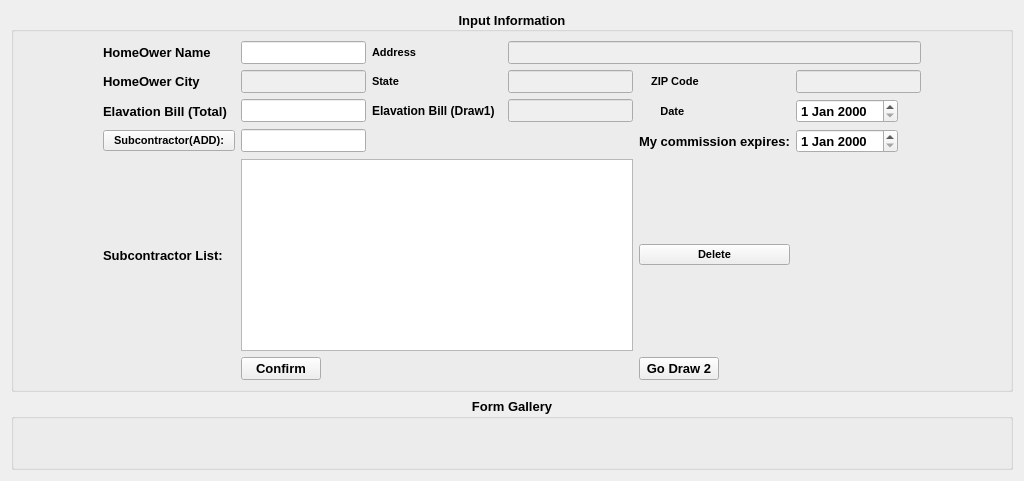
      <widget class="QWidget" name="tab">
       <attribute name="title">
        <string>Draw 1</string>
       </attribute>
       <layout class="QVBoxLayout" name="verticalLayout_3">
        <item>
         <widget class="QGroupBox" name="groupBox">
          <property name="font">
           <font>
            <pointsize>10</pointsize>
            <weight>75</weight>
            <bold>true</bold>
           </font>
          </property>
          <property name="title">
           <string>Input Information</string>
          </property>
          <property name="alignment">
           <set>Qt::AlignCenter</set>
          </property>
          <property name="flat">
           <bool>false</bool>
          </property>
          <property name="checkable">
           <bool>false</bool>
          </property>
          <layout class="QVBoxLayout" name="verticalLayout">
           <item>
            <layout class="QGridLayout" name="gridLayout_2">
             <item row="0" column="2">
              <widget class="QLineEdit" name="lineEdit">
               <property name="sizePolicy">
                <sizepolicy hsizetype="Fixed" vsizetype="Fixed">
                 <horstretch>0</horstretch>
                 <verstretch>0</verstretch>
                </sizepolicy>
               </property>
              </widget>
             </item>
             <item row="2" column="4">
              <widget class="QLineEdit" name="lineEdit_7">
               <property name="enabled">
                <bool>false</bool>
               </property>
              </widget>
             </item>
             <item row="2" column="3">
              <widget class="QLabel" name="label_17">
               <property name="font">
                <font>
                 <pointsize>9</pointsize>
                </font>
               </property>
               <property name="text">
                <string>Elavation Bill (Draw1)  </string>
               </property>
              </widget>
             </item>
             <item row="1" column="5">
              <widget class="QLabel" name="zipcode">
               <property name="font">
                <font>
                 <pointsize>8</pointsize>
                </font>
               </property>
               <property name="text">
                <string>    ZIP Code</string>
               </property>
              </widget>
             </item>
             <item row="2" column="5">
              <widget class="QLabel" name="label_4">
               <property name="font">
                <font>
                 <pointsize>8</pointsize>
                </font>
               </property>
               <property name="text">
                <string>       Date</string>
               </property>
              </widget>
             </item>
             <item row="1" column="4">
              <widget class="QLineEdit" name="state_2">
               <property name="enabled">
                <bool>false</bool>
               </property>
              </widget>
             </item>
             <item row="2" column="6">
              <widget class="QDateEdit" name="dateEdit">
               <property name="enabled">
                <bool>true</bool>
               </property>
               <property name="sizePolicy">
                <sizepolicy hsizetype="Fixed" vsizetype="Fixed">
                 <horstretch>0</horstretch>
                 <verstretch>0</verstretch>
                </sizepolicy>
               </property>
              </widget>
             </item>
             <item row="3" column="2">
              <widget class="QLineEdit" name="subadd11"/>
             </item>
             <item row="1" column="6">
              <widget class="QLineEdit" name="lineEdit_25">
               <property name="enabled">
                <bool>false</bool>
               </property>
              </widget>
             </item>
             <item row="1" column="3">
              <widget class="QLabel" name="state">
               <property name="font">
                <font>
                 <pointsize>8</pointsize>
                </font>
               </property>
               <property name="text">
                <string>State</string>
               </property>
              </widget>
             </item>
             <item row="7" column="2">
              <widget class="QPushButton" name="pushButton">
               <property name="sizePolicy">
                <sizepolicy hsizetype="Fixed" vsizetype="Fixed">
                 <horstretch>0</horstretch>
                 <verstretch>0</verstretch>
                </sizepolicy>
               </property>
               <property name="font">
                <font>
                 <pointsize>10</pointsize>
                 <weight>75</weight>
                 <bold>true</bold>
                </font>
               </property>
               <property name="text">
                <string>Confirm</string>
               </property>
               <property name="autoDefault">
                <bool>false</bool>
               </property>
               <property name="default">
                <bool>false</bool>
               </property>
              </widget>
             </item>
             <item row="1" column="1">
              <widget class="QLabel" name="label_2">
               <property name="text">
                <string>HomeOwer City</string>
               </property>
               <property name="buddy">
                <cstring>lineEdit_2</cstring>
               </property>
              </widget>
             </item>
             <item row="0" column="1">
              <widget class="QLabel" name="label">
               <property name="text">
                <string>HomeOwer Name</string>
               </property>
               <property name="buddy">
                <cstring>lineEdit</cstring>
               </property>
              </widget>
             </item>
             <item row="0" column="3">
              <widget class="QLabel" name="address">
               <property name="sizePolicy">
                <sizepolicy hsizetype="Preferred" vsizetype="Preferred">
                 <horstretch>0</horstretch>
                 <verstretch>0</verstretch>
                </sizepolicy>
               </property>
               <property name="maximumSize">
                <size>
                 <width>200</width>
                 <height>200</height>
                </size>
               </property>
               <property name="font">
                <font>
                 <pointsize>8</pointsize>
                </font>
               </property>
               <property name="text">
                <string>Address</string>
               </property>
              </widget>
             </item>
             <item row="0" column="4" colspan="3">
              <widget class="QLineEdit" name="lineEdit_23">
               <property name="enabled">
                <bool>false</bool>
               </property>
              </widget>
             </item>
             <item row="7" column="5">
              <widget class="QPushButton" name="godraw2">
               <property name="sizePolicy">
                <sizepolicy hsizetype="Fixed" vsizetype="Fixed">
                 <horstretch>0</horstretch>
                 <verstretch>0</verstretch>
                </sizepolicy>
               </property>
               <property name="text">
                <string>Go Draw 2</string>
               </property>
              </widget>
             </item>
             <item row="2" column="2">
              <layout class="QHBoxLayout" name="horizontalLayout_3">
               <item>
                <widget class="QLineEdit" name="lineEdit_3">
                 <property name="sizePolicy">
                  <sizepolicy hsizetype="Expanding" vsizetype="Fixed">
                   <horstretch>0</horstretch>
                   <verstretch>0</verstretch>
                  </sizepolicy>
                 </property>
                </widget>
               </item>
              </layout>
             </item>
             <item row="1" column="2">
              <widget class="QLineEdit" name="lineEdit_2">
               <property name="enabled">
                <bool>false</bool>
               </property>
              </widget>
             </item>
             <item row="2" column="1">
              <widget class="QLabel" name="label_3">
               <property name="text">
                <string>Elavation Bill (Total)  </string>
               </property>
               <property name="buddy">
                <cstring>lineEdit_3</cstring>
               </property>
              </widget>
             </item>
             <item row="0" column="7">
              <spacer name="horizontalSpacer_2">
               <property name="orientation">
                <enum>Qt::Horizontal</enum>
               </property>
               <property name="sizeHint" stdset="0">
                <size>
                 <width>80</width>
                 <height>20</height>
                </size>
               </property>
              </spacer>
             </item>
             <item row="0" column="0">
              <spacer name="horizontalSpacer">
               <property name="orientation">
                <enum>Qt::Horizontal</enum>
               </property>
               <property name="sizeHint" stdset="0">
                <size>
                 <width>80</width>
                 <height>20</height>
                </size>
               </property>
              </spacer>
             </item>
             <item row="4" column="1">
              <widget class="QLabel" name="subcontractor1">
               <property name="text">
                <string>Subcontractor List:</string>
               </property>
              </widget>
             </item>
             <item row="3" column="1">
              <widget class="QPushButton" name="subadd1">
               <property name="font">
                <font>
                 <pointsize>8</pointsize>
                </font>
               </property>
               <property name="text">
                <string>Subcontractor(ADD):</string>
               </property>
              </widget>
             </item>
             <item row="4" column="2" colspan="3">
              <widget class="QListWidget" name="listWidget_4"/>
             </item>
             <item row="3" column="6">
              <widget class="QDateEdit" name="dateEdit_8">
               <property name="sizePolicy">
                <sizepolicy hsizetype="Fixed" vsizetype="Fixed">
                 <horstretch>0</horstretch>
                 <verstretch>0</verstretch>
                </sizepolicy>
               </property>
              </widget>
             </item>
             <item row="3" column="5">
              <widget class="QLabel" name="label_9">
               <property name="text">
                <string>My commission expires:</string>
               </property>
              </widget>
             </item>
             <item row="4" column="5">
              <widget class="QPushButton" name="subdelete1">
               <property name="font">
                <font>
                 <pointsize>8</pointsize>
                </font>
               </property>
               <property name="text">
                <string>Delete</string>
               </property>
              </widget>
             </item>
            </layout>
           </item>
          </layout>
         </widget>
        </item>
        <item>
         <widget class="QGroupBox" name="groupBox_2">
          <property name="font">
           <font>
            <pointsize>10</pointsize>
            <weight>75</weight>
            <bold>true</bold>
           </font>
          </property>
          <property name="styleSheet">
           <string notr="true"/>
          </property>
          <property name="title">
           <string>Form Gallery</string>
          </property>
          <property name="alignment">
           <set>Qt::AlignHCenter|Qt::AlignTop</set>
          </property>
          <layout class="QHBoxLayout" name="horizontalLayout">
           <item>
            <spacer name="horizontalSpacer_3">
             <property name="orientation">
              <enum>Qt::Horizontal</enum>
             </property>
             <property name="sizeType">
              <enum>QSizePolicy::Fixed</enum>
             </property>
             <property name="sizeHint" stdset="0">
              <size>
               <width>150</width>
               <height>30</height>
              </size>
             </property>
            </spacer>
           </item>
           <item>
            <widget class="QLabel" name="label_5">
             <property name="enabled">
              <bool>true</bool>
             </property>
             <property name="text">
              <string/>
             </property>
             <property name="pixmap">
              <pixmap resource="image.qrc">:/newPrefix/images/Draw_FEMA_Home_Evelation_Program.png</pixmap>
             </property>
             <property name="scaledContents">
              <bool>false</bool>
             </property>
             <property name="textInteractionFlags">
              <set>Qt::LinksAccessibleByMouse</set>
             </property>
            </widget>
           </item>
           <item>
            <spacer name="horizontalSpacer_18">
             <property name="orientation">
              <enum>Qt::Horizontal</enum>
             </property>
             <property name="sizeHint" stdset="0">
              <size>
               <width>40</width>
               <height>20</height>
              </size>
             </property>
            </spacer>
           </item>
           <item>
            <widget class="QLabel" name="label_6">
             <property name="maximumSize">
              <size>
               <width>500</width>
               <height>500</height>
              </size>
             </property>
             <property name="text">
              <string>&lt;html&gt;&lt;head/&gt;&lt;body&gt;&lt;p&gt;&lt;img src=&quot;:/newPrefix/images/Contractor_Non_Eligible_Work_Acknowledgement.png&quot;/&gt;&lt;/p&gt;&lt;/body&gt;&lt;/html&gt;</string>
             </property>
             <property name="textInteractionFlags">
              <set>Qt::NoTextInteraction</set>
             </property>
            </widget>
           </item>
           <item>
            <spacer name="horizontalSpacer_19">
             <property name="orientation">
              <enum>Qt::Horizontal</enum>
             </property>
             <property name="sizeHint" stdset="0">
              <size>
               <width>40</width>
               <height>20</height>
              </size>
             </property>
            </spacer>
           </item>
           <item>
            <widget class="QLabel" name="label_7">
             <property name="text">
              <string>&lt;html&gt;&lt;head/&gt;&lt;body&gt;&lt;p&gt;&lt;img src=&quot;:/newPrefix/images/Excel.png&quot;/&gt;&lt;/p&gt;&lt;/body&gt;&lt;/html&gt;</string>
             </property>
            </widget>
           </item>
           <item>
            <spacer name="horizontalSpacer_20">
             <property name="orientation">
              <enum>Qt::Horizontal</enum>
             </property>
             <property name="sizeHint" stdset="0">
              <size>
               <width>40</width>
               <height>20</height>
              </size>
             </property>
            </spacer>
           </item>
           <item>
            <widget class="QLabel" name="label_8">
             <property name="text">
              <string>&lt;html&gt;&lt;head/&gt;&lt;body&gt;&lt;p&gt;&lt;img src=&quot;:/newPrefix/images/resizelien.png&quot;/&gt;&lt;/p&gt;&lt;/body&gt;&lt;/html&gt;</string>
             </property>
            </widget>
           </item>
           <item>
            <spacer name="horizontalSpacer_4">
             <property name="orientation">
              <enum>Qt::Horizontal</enum>
             </property>
             <property name="sizeType">
              <enum>QSizePolicy::Fixed</enum>
             </property>
             <property name="sizeHint" stdset="0">
              <size>
               <width>60</width>
               <height>30</height>
              </size>
             </property>
            </spacer>
           </item>
          </layout>
         </widget>
        </item>
       </layout>
      </widget>
